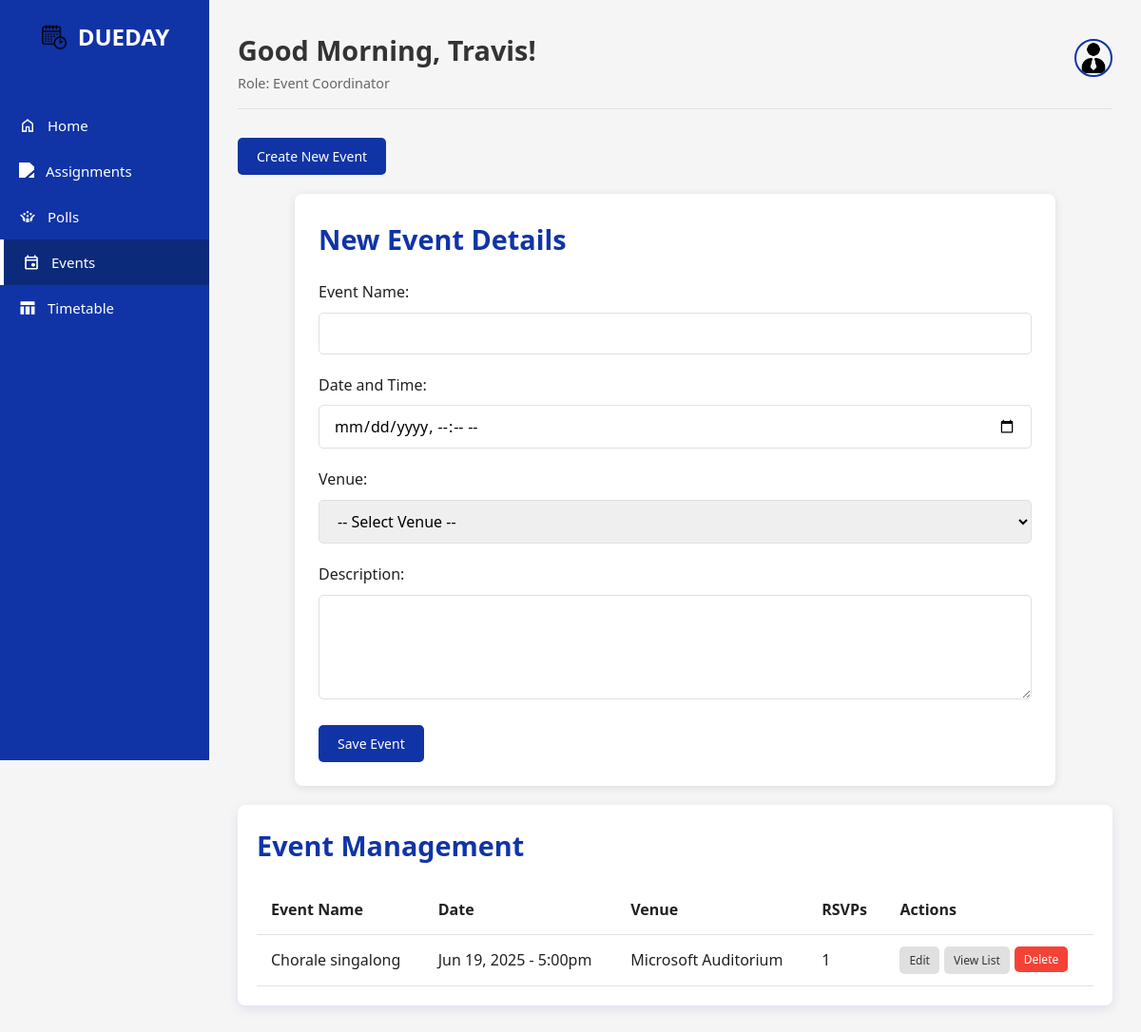
/event.php (signed in), run on an earlier commit of the app's database.
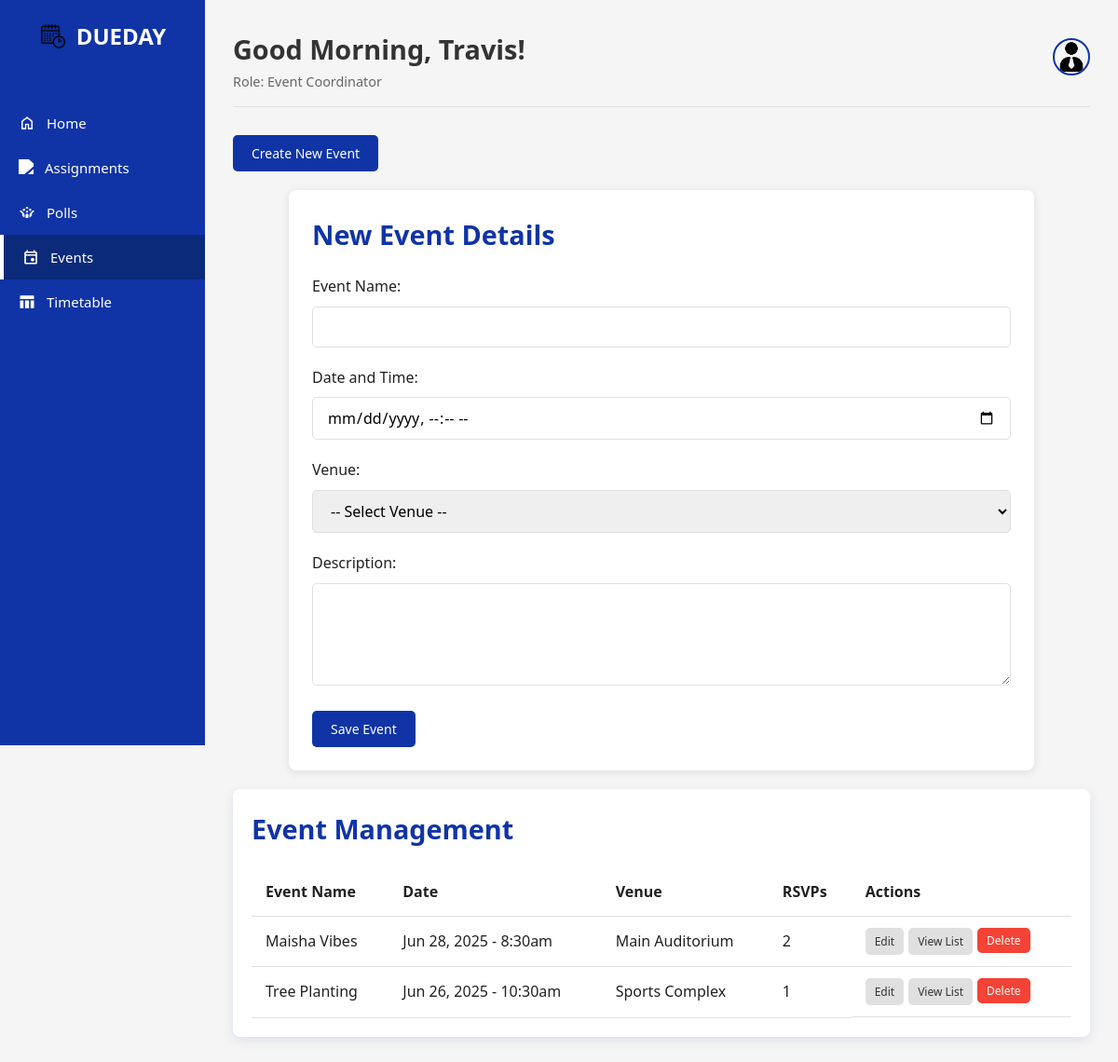
And on a later commit of the database.
### tables this page shows
CREATE TABLE `events` (
  `Event_ID` int(11) NOT NULL,
  `Event_Name` varchar(100) NOT NULL,
  `Event_Description` text DEFAULT NULL,
  `Event_Date` datetime NOT NULL,
  `Venue_ID` int(11) NOT NULL
);

CREATE TABLE `venues` (
  `Venue_ID` int(11) NOT NULL,
  `Venue_Name` varchar(100) NOT NULL
);

### event.php (the view, shortened to what this page needs)
<?php
require_once 'templates/header.php';
$is_event_coordinator = ($user_role === 'Event Coordinator');
$events = []; $venues = []; $user_rsvps = [];
if ($is_event_coordinator) {
    $result = $conn->query("SELECT e.*, v.Venue_Name, COUNT(ead.Attendee_ID) as rsvp_count FROM Events e JOIN Venues v ON e.Venue_ID = v.Venue_ID LEFT JOIN Event_Attendee_Data ead ON e.Event_ID = ead.Event_ID GROUP BY e.Event_ID ORDER BY e.Event_Date DESC");
    if ($result) $events = $result->fetch_all(MYSQLI_ASSOC);
} else {
    $result = $conn->query("SELECT e.*, v.Venue_Name FROM Events e JOIN Venues v ON e.Venue_ID = v.Venue_ID WHERE e.Event_Date >= NOW() ORDER BY e.Event_Date ASC");
    if ($result) $events = $result->fetch_all(MYSQLI_ASSOC);
}
?>
<?php if ($is_event_coordinator): ?>
    <div class="page-actions"><button id="showCreateBtn" class="btn btn--primary">Create New Event</button></div>
    <div class="form-container" id="createForm">
        <h2 class="section-title">New Event Details</h2>
        <form method="POST" action="event.php">
            <div class="form-group"><label for="event_name">Event Name:</label><input type="text" id="event_name" name="event_name" class="form-input" required></div>
            <div class="form-group"><label for="event_date">Date and Time:</label><input type="datetime-local" id="event_date" name="event_date" class="form-input" required></div>
            <div class="form-group"><label for="venue_id">Venue:</label><select id="venue_id" name="venue_id" class="form-input" required><option value="">-- Select Venue --</option></select></div>
            <div class="form-group"><label for="event_description">Description:</label><textarea id="event_description" name="event_description" class="form-input" rows="4"></textarea></div>
            <button type="submit" class="btn btn--primary">Save Event</button>
        </form>
    </div>
    <div class="management-table">
        <h2 class="section-title">Event Management</h2>
        <table>
            <thead><tr><th>Event Name</th><th>Date</th><th>Venue</th><th>RSVPs</th><th>Actions</th></tr></thead>
            <tbody>
                <?php if (empty($events)): ?><tr><td colspan="5">No events found.</td></tr><?php else: foreach ($events as $event): ?>
                <tr>
                    <td><?php echo htmlspecialchars($event['Event_Name']); ?></td><td><?php echo date('M j, Y - g:ia', strtotime($event['Event_Date'])); ?></td><td><?php echo htmlspecialchars($event['Venue_Name']); ?></td><td><?php echo $event['rsvp_count']; ?></td>
                    <td class="action-cell"><a href="edit_event.php?id=<?php echo $event['Event_ID']; ?>" class="btn btn--secondary">Edit</a><a href="view_attendees.php?id=<?php echo $event['Event_ID']; ?>" class="btn btn--secondary">View List</a><form method="POST" action="event.php" data-confirm="Are you sure you want to delete this event? This cannot be undone."><input type="hidden" name="action" value="delete_event"><input type="hidden" name="event_id" value="<?php echo $event['Event_ID']; ?>"><button type="submit" class="btn btn--danger">Delete</button></form></td>
                </tr>
                <?php endforeach; endif; ?>
            </tbody>
        </table>
    </div>
<?php endif; ?>
<?php
require_once 'templates/footer.php';
?>

What changed in the data, as far as the page shows it:
removed events: Event_Name "Chorale singalong", Event_Date "Jun 19, 2025 - 5:00pm", Venue_ID.Venue_Name "Microsoft Auditorium", rsvp_count "1"
added events: Event_Name "Maisha Vibes", Event_Date "Jun 28, 2025 - 8:30am", Venue_ID.Venue_Name "Main Auditorium", rsvp_count "2"
added events: Event_Name "Tree Planting", Event_Date "Jun 26, 2025 - 10:30am", Venue_ID.Venue_Name "Sports Complex", rsvp_count "1"
